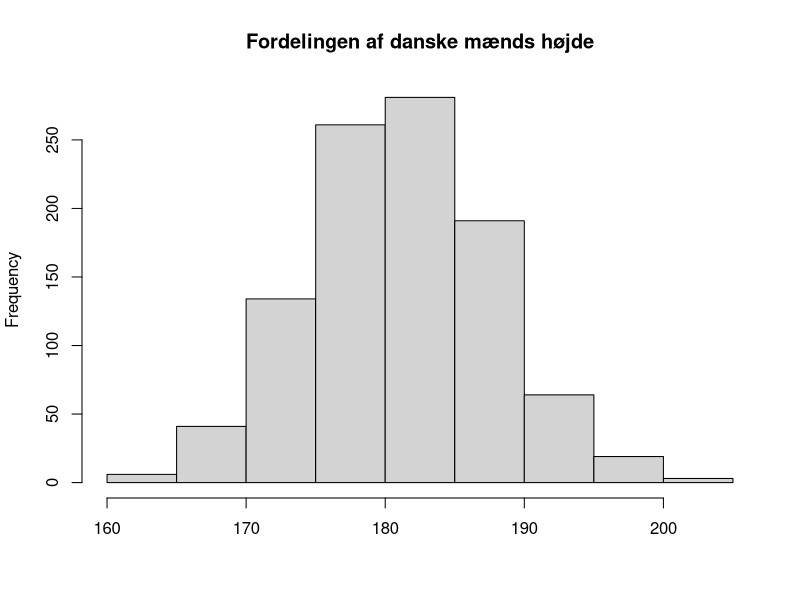
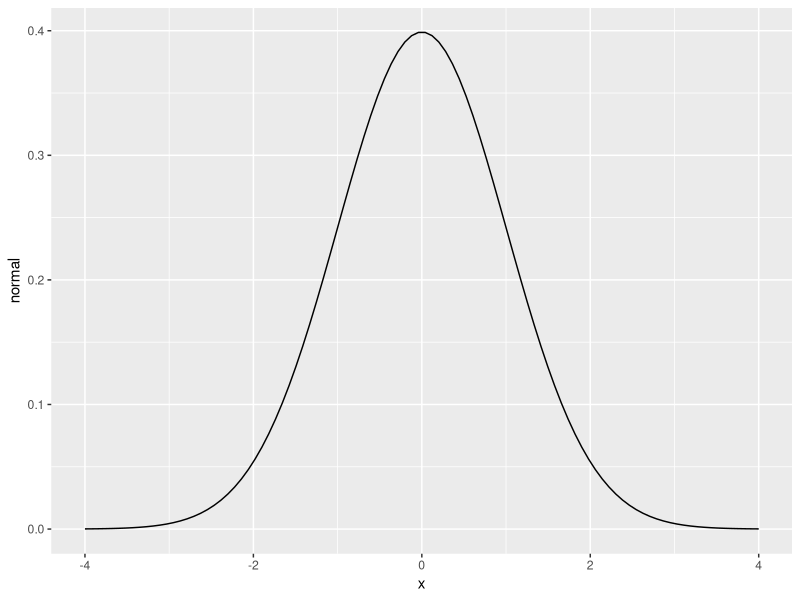

Here is the R script that generated these plots, in order:
## ---- chunk 1
rnorm(1000, mean = 181, sd = 6.5) |> hist(main = "Fordelingen af danske mænds højde", xlab = NULL)
## ---- chunk 2
rnorm(50, mean = 181, sd = 6.5) |> round(digits = 1)
## ---- chunk 3
library(tidyverse)
x <- seq(-4, 4, length.out = 100)

# Normal fordeling
normal <- dnorm(x, mean = 0, sd = 1)
tibble(x = x, y = normal) |> 
  ggplot(aes(x, y = normal)) +
  geom_line()
## ---- chunk 4
pnorm(-1)
## ---- chunk 5
qnorm(0.025)
## ---- chunk 6
mean(1:6)
## ---- chunk 7
mean(1:6 - 3.5)
## ---- chunk 8
sd(1:6)
## ---- chunk 9
sd(1:6/sd(1:6))
## ---- chunk 10
pnorm(-1.692)
## ---- chunk 11
qnorm(0.5)
## ---- chunk 12
qnorm(0.6)
## ---- chunk 13
qnorm(1 - (0.2- pnorm(-1)))*15+100
## ---- chunk 14
pnorm((50-47)/42)
## ---- chunk 15
pnorm(50, mean = 47, sd = 42)
